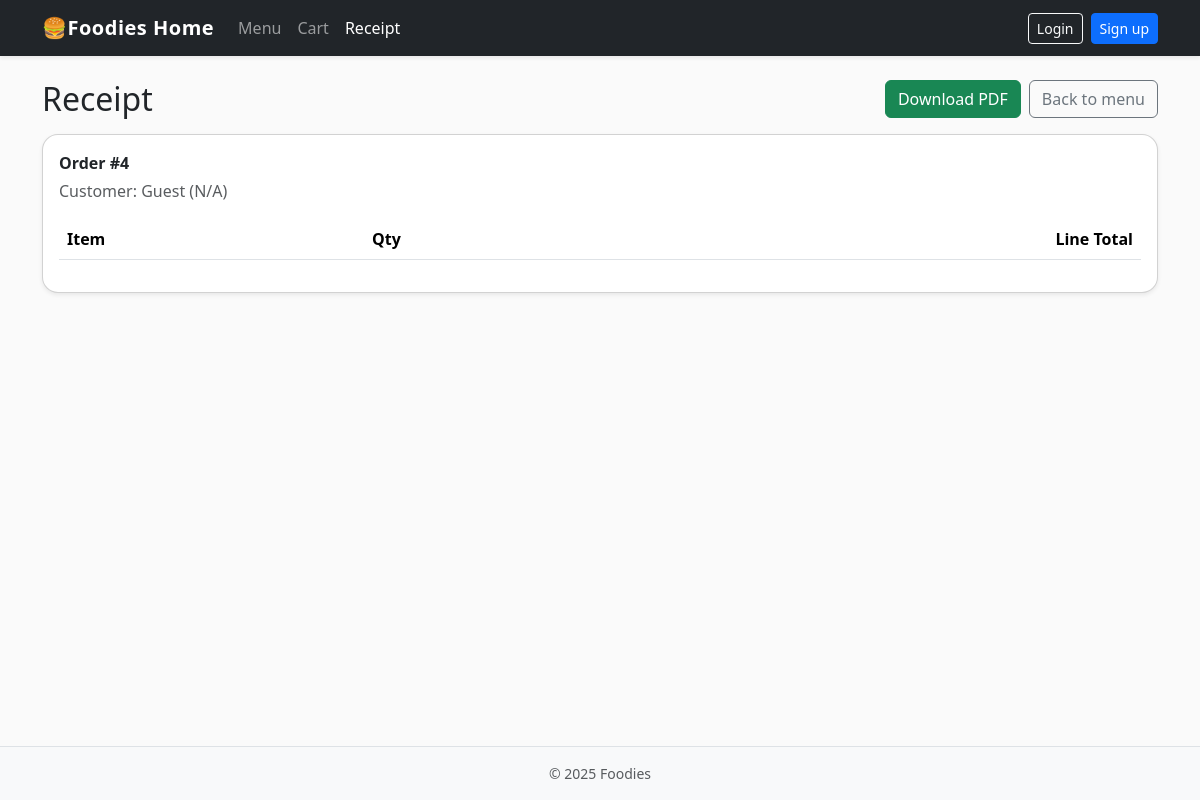
Screenshot of /receipt/4/ with the database file from the repository.
### orders/models.py (models this page shows, shortened)
class Order(models.Model):
    customer = models.ForeignKey(Customer, on_delete=models.SET_NULL, null=True, blank=True)
    created_at = models.DateTimeField(auto_now_add=True)
    @property
    def subtotal(self):
        return sum(line.line_total for line in self.lines.all())

class Customer(models.Model):
    user = models.OneToOneField(User, on_delete=models.CASCADE, null=True, blank=True)
    name = models.CharField(max_length=100)
    phone = models.CharField(max_length=15)
    class Meta:
        constraints = [
            models.UniqueConstraint(fields=['name', 'phone'], name='unique_customer')
        ]

### orders/views.py (the view)
# urls.py: path("receipt/<int:order_id>/", views.receipt, name="receipt"),
def receipt(request, order_id):
    order = get_object_or_404(
        Order.objects.prefetch_related(
            Prefetch("lines", queryset=OrderLine.objects.select_related("item"))
        ),
        id=order_id,
    )
    adjustments = compute_adjustments(order)
    total = compute_total(order)
    return render(
        request,
        "orders/receipt.html",
        {"order": order, "adjustments": adjustments, "total": total},
    )

### orders/pricing.py (called while the page is built)
def as_money(value) -> Decimal:
    if not isinstance(value, Decimal):
        value = Decimal(str(value))
    return value.quantize(MONEY_QUANT, rounding=ROUND_HALF_UP)

def compute_adjustments(order) -> List[tuple[str, Decimal]]:
    return [rule.apply(order) for rule in PRICING_RULES]

def compute_total(order) -> Decimal:
    total = as_money(order.subtotal)
    for _, delta in compute_adjustments(order):
        total = as_money(total + delta)
    return total

    def apply(self, order):
        tax = as_money(order.subtotal * self.rate)
        return (self.label, tax)

    def apply(self, order):
        if order.subtotal >= self.threshold:
            discount = as_money(order.subtotal * self.percent) * Decimal("-1")
            return (self.label, discount)
        return (self.label, Decimal("0"))

    def apply(self, order):
        line = next((l for l in order.lines.all() if l.item.id == self.item_id), None)
        if not line:
            return (self.label, Decimal("0"))
        group = self.x + self.y
        free_units = (line.qty // group) * self.y
        discount = as_money(line.item.price * free_units) * Decimal("-1")
        return (self.label, discount if free_units > 0 else Decimal("0"))

### orders/templates/orders/receipt.html (shortened to what this page needs)
{% extends 'orders/base.html' %}
{% block content %}
<div class="d-flex align-items-center justify-content-between mb-3">
  <h2 class="m-0">Receipt</h2>
  <div class="d-flex gap-2">
    <a class="btn btn-success" href="{% url 'receipt_pdf' order.id %}">Download PDF</a>
    <a class="btn btn-outline-secondary" href="{% url 'menu' %}">Back to menu</a>
  </div>
</div>
<div class="card shadow-sm">
  <div class="card-body">
    <p class="mb-1"><strong>Order #{{ order.id }}</strong></p>
    <p class="text-muted">Customer: {{ order.customer.name }} ({{ order.customer.phone }})</p>
    <div class="table-responsive">
      <table class="table">
        <thead><tr><th>Item</th><th>Qty</th><th class="text-end">Line Total</th></tr></thead>
      </table>
    </div>
  </div>
</div>
{% endblock %}

### static/app.css (style rules this page uses)
body { background-color: #fafafa; }
.card { border-radius: 1rem; }

### orders/templates/orders/base.html (style rules this page uses)
html, body { height: 100%; }
body { display: flex; flex-direction: column; }

### rows the page displays
Order: id "4", customer.name "Guest", customer.phone "N/A"
